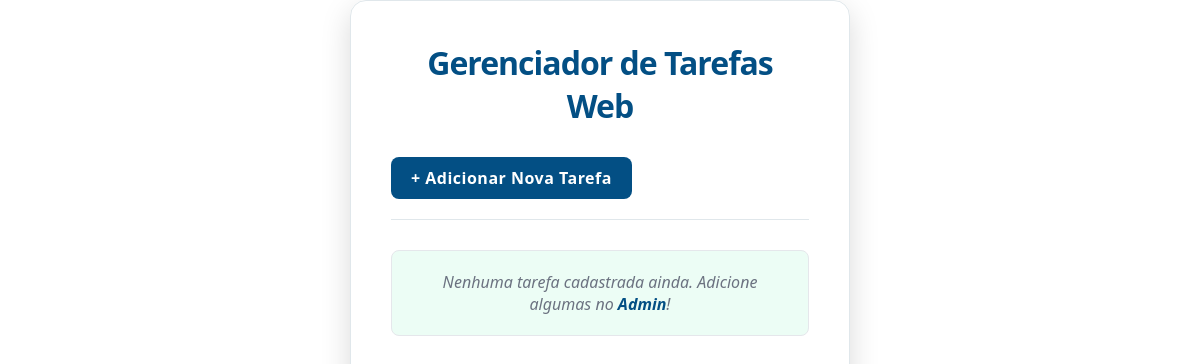
The page /tarefas/ on the database as committed earlier.
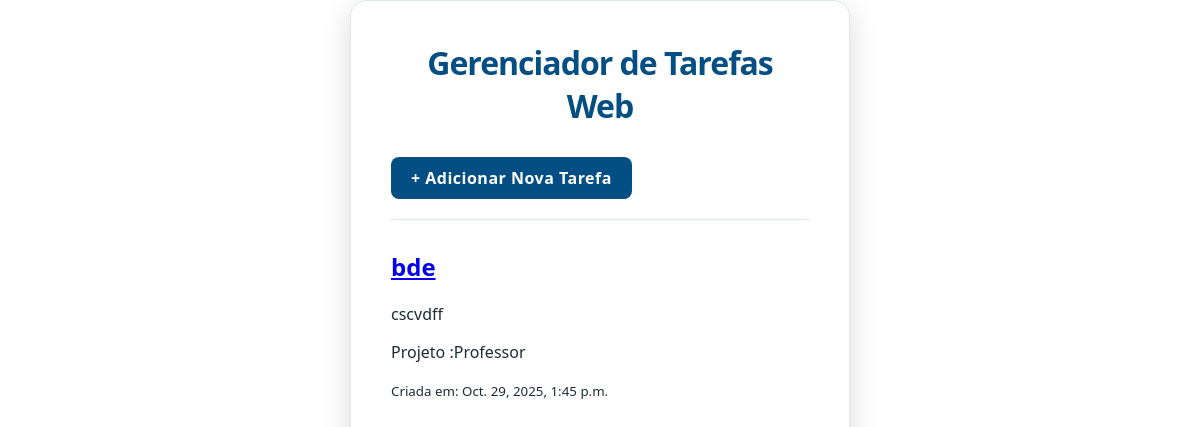
The same page on the database as committed later.
### tarefas/models.py (models this page shows, shortened)
class Tarefa(models.Model):
    titulo = models.CharField(max_length = 200)
    descricao = models.TextField(blank=True, null=True)
    data_criacao = models.DateTimeField(auto_now_add = True)
    concluido = models.BooleanField(default=False)
    projeto = models.ForeignKey(Projeto, on_delete=models.CASCADE, null = True, blank = True)

### projetos/models.py (models this page shows, shortened)
class Projeto(models.Model):
    nome = models.CharField(max_length = 200)
    descricao = models.TextField(blank=True, null=True)
    data_criacao = models.DateTimeField(auto_now_add = True)

### tarefas/views.py (the view)
# urls.py: path('', views.listar_tarefas, name = 'lista_tarefas'), #seria /tarefas/
def listar_tarefas(request):
    tarefas_salvas = Tarefa.objects.all()
    contexto = {
        'minhas_tarefas': tarefas_salvas
    }
    return render(request, 'tarefas/lista.html', contexto)

### tarefas/templates/tarefas/lista.html (shortened to what this page needs)
<!DOCTYPE html>
<html lang="pt-br">
<head>
    {% load static %}
    <link rel="stylesheet" href="{% static 'lista/lista.css' %}">
</head>
<body>
    <h1>Gerenciador de Tarefas Web</h1>
    <a href="{% url 'adicionar_tarefa' %}"><strong>+ Adicionar Nova Tarefa</strong></a>
    <hr>
    {% for tarefa in minhas_tarefas %}
        <div class="tarefa {% if tarefa.concluida %}concluida{% endif %}">
            <h2><a href="{% url 'detalhe_tarefa' tarefa.id %}">{{ tarefa.titulo }}</a></h2>
            <p>{{ tarefa.descricao }}</p>
            <p>Projeto :{{tarefa.projeto.nome}}</p>
            <small>Criada em: {{ tarefa.data_criacao }}</small>
        </div>
    {% empty %}
        <p>Nenhuma tarefa cadastrada ainda. Adicione algumas no <a href="/admin/">Admin</a>!</p>
    {% endfor %}
</body>
</html>

Rows that differ between the two databases and show on the page:
added Tarefa: titulo "bde", descricao "cscvdff", projeto.nome "Professor", data_criacao "Oct. 29, 2025, 1:45 p.m."
Other text that changed with them:
text no longer shown: "Nenhuma tarefa cadastrada ainda. Adicione algumas no Admin !"
